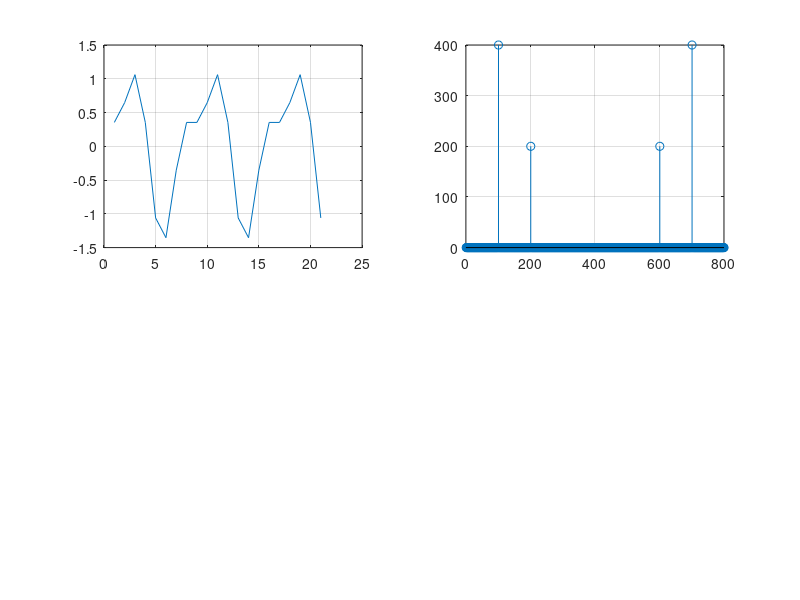

MATLAB code for this plot: (Note: this script raises an error after producing the figure.)
%clear;

Fs = 8000;
T = 0.1;
ts = 0:1/Fs:T-1/Fs;

% Исходный сигнал
x = sin(2*pi*1000*ts)+0.5*sin(2*pi*2000*ts+3*pi/4);

subplot(2,2,1);
plot(x(50:70)); grid on;

subplot(2,2,2);
stem(abs(fft(x))); grid on;

% fltr - фильтр с параметрами:
% Bandpass
% Fs = 8000;                % Sampling Frequency
% Fstop1 = 1300;            % First Stopband Frequency
% Fpass1 = 1900;            % First Passband Frequency
% Fpass2 = 2100;            % Second Passband Frequency
% Fstop2 = 2700;            % Second Stopband Frequency
% Dstop1 = 1e-06;           % First Stopband Attenuation
% Dpass  = 0.057501127785;  % Passband Ripple
% Dstop2 = 1e-06;           % Second Stopband Attenuation
% dens   = 20; 

y = filter(fltr,1,x);

subplot(2,2,3);
plot(y(50:70)); grid on;

subplot(2,2,4);
stem(abs(fft(y))); grid on;
